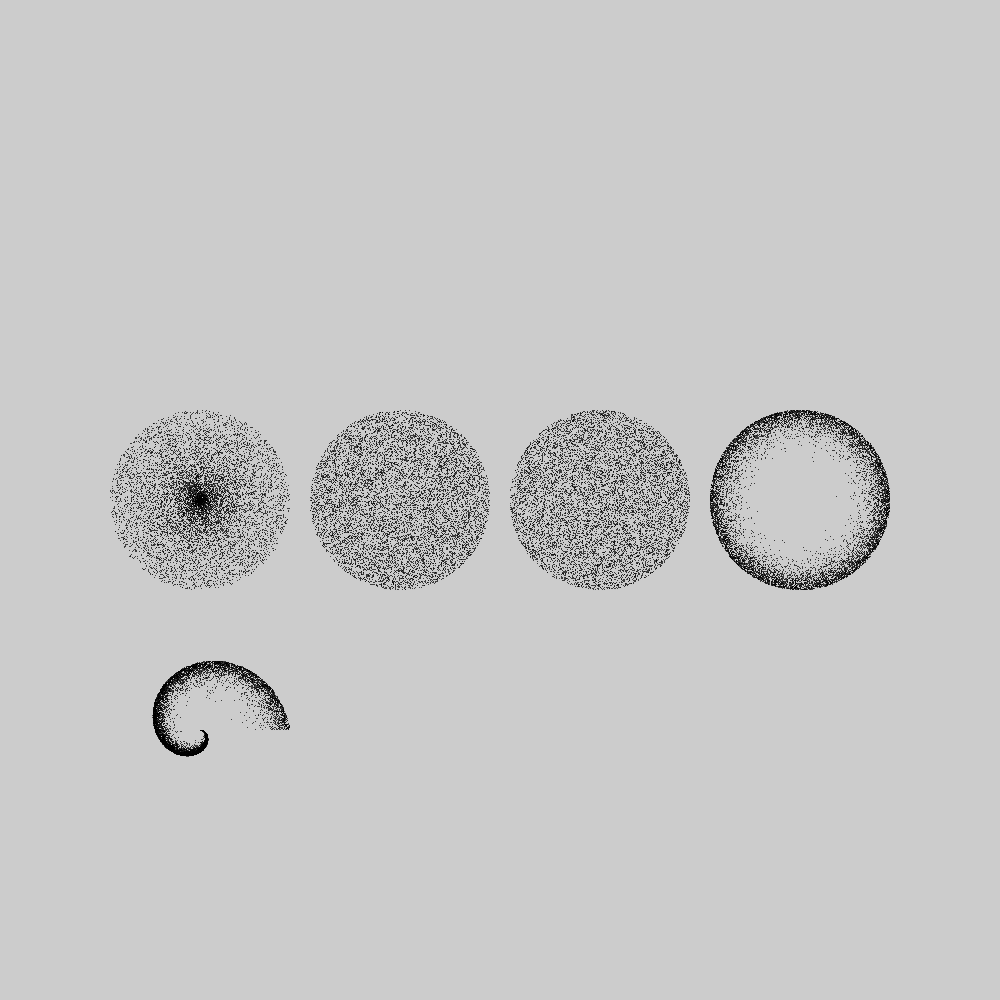
Frame 1 (no input)
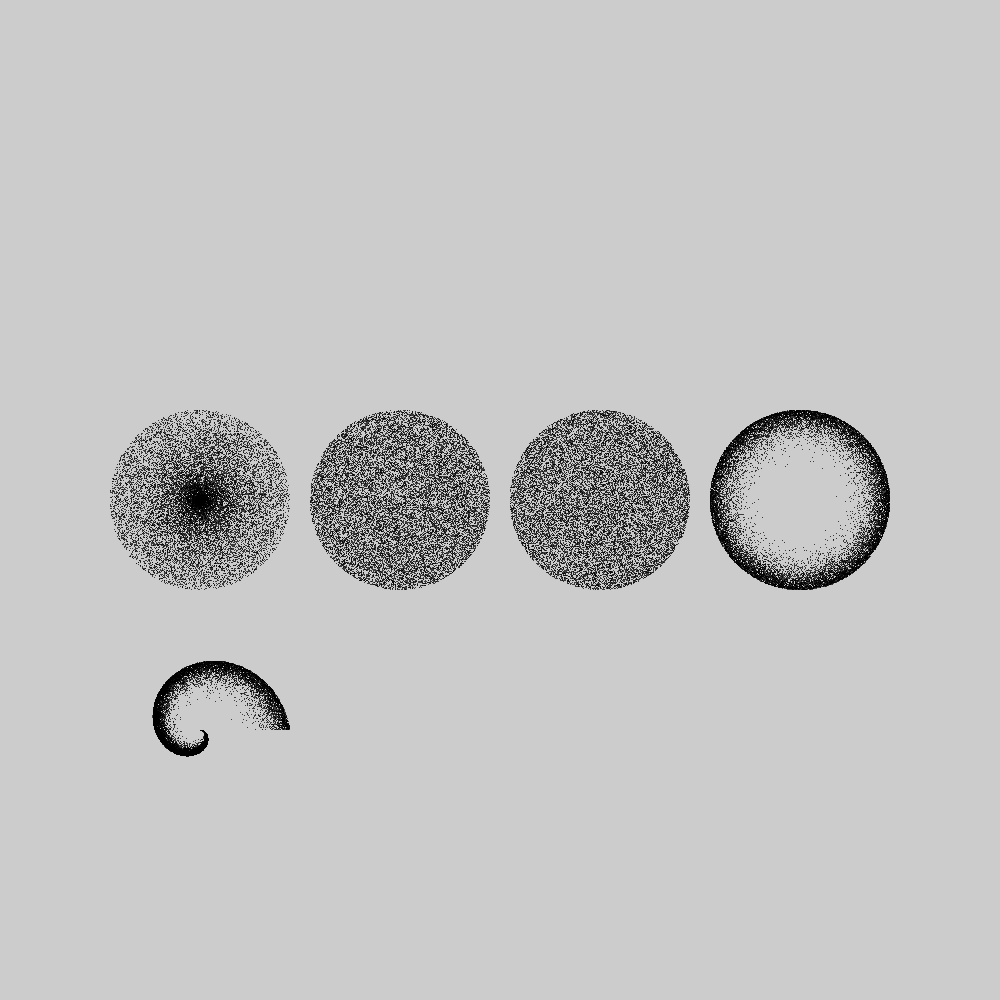
Frame 2 (the mouse pressed at the canvas centre, redrawn once)

The Processing sketch that drew these frames (run headless with seeded random() and noise(); the mouse was pressed at the canvas centre and the sketch redrawn once):

// Processing sketch: cicrle
// ── cicrle.pde
void setup(){
  size(1000,1000);
}

float R = 90;
void draw(){
  for (int i = 0;i<10000;i++){
    random_point_sphere(width/5, height/2);
    random_point_sphereB(width/5*2, height/2);
    random_point_sphereC(width/5*3, height/2);
    random_point_sphereD(width/5*4, height/2);
    random_point_sphereE(width/5, height/2+R*2+50);
  }
  noLoop();
}

void random_point_sphere(float x0,float y0){
  float a = random(TAU);
  float r = random(1)*R;
  point(x0+r*cos(a), y0+r*sin(a));
}
void random_point_sphereB(float x0,float y0){
  float u = random(1)+random(1);
  float a = random(TAU);
  float r = u>1?2-u:u;
  point(x0+R*r*cos(a), y0+R*r*sin(a));
}
void random_point_sphereC(float x0,float y0){
  float a = random(TAU);
  float r = sqrt(random(1));
  r = R*r;
  point(x0+r*cos(a), y0+r*sin(a));
}
void random_point_sphereD(float x0,float y0){
  float a = random(TAU);
  float r = pow(random(1), .1);
  r = R*r;
  point(x0+r*cos(a), y0+r*sin(a));
}
void random_point_sphereE(float x0,float y0){
  float a = TAU*random(1);
  float r = pow(random(1), .1)*a/TAU;
  r = R*r;
  point(x0+r*cos(a), y0+r*sin(a));
}
